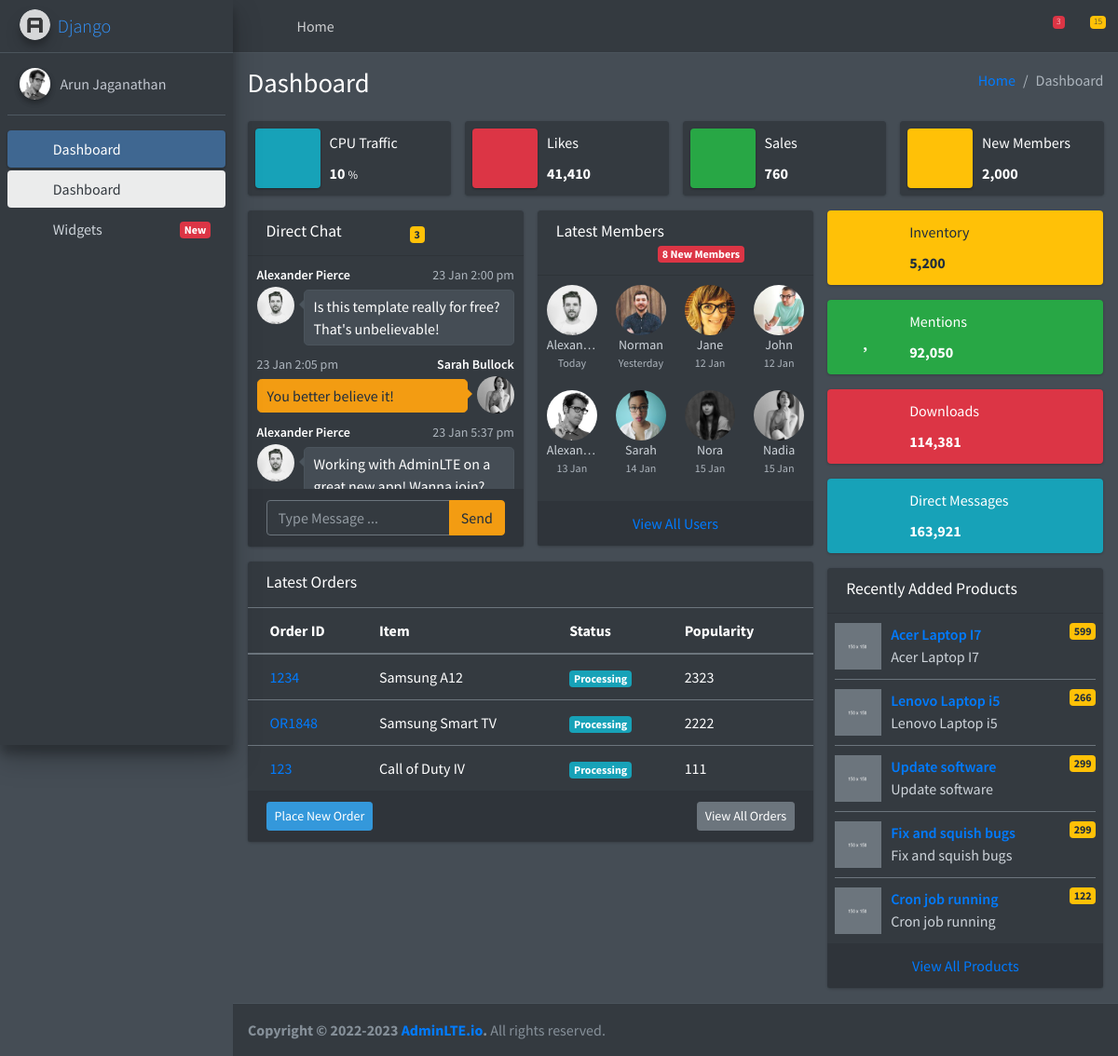
The page / on the database its author committed.
### meetups/models.py (models this page shows)
class Latestorder(models.Model):
    title = models.CharField(max_length=200)
    slug = models.SlugField(unique=True,null=True)
    orderId=models.CharField(max_length=200)
    description=models.TextField()
    popularity = models.IntegerField(blank=True,null=True)
    STATUS_OBJ = (
        ('1', 'Shipped'),
        ('2', 'Pending'),
        ('3', 'Delivered'),
        ('4', 'Processing'),
    )
    status = models.CharField(max_length=2, choices=STATUS_OBJ,blank=True,null=True)

class Recentlyaddedproducts(models.Model):
    title = models.CharField(max_length=200)
    slug = models.SlugField(unique=True,null=True)
    description=models.TextField()
    rate = models.IntegerField(blank=True,null=True)
    STATUS_OBJ = (
        ('1', 'Active'),
        ('2', 'In Active'),
        ('3', 'Draft'),
    )
    status = models.CharField(max_length=2, choices=STATUS_OBJ,blank=True,null=True)

### meetups/views.py (the view)
# urls.py: path('',views.index),  #domain/meetups
def index(request):
    latest_orders = Latestorder.objects.all().order_by('-id')[:5]
    recent_products = Recentlyaddedproducts.objects.all().order_by('-id')[:5]
    return render(request,'meetups/index.html',{
        'latest_orders':latest_orders,
        'recent_products':recent_products,
    })

### meetups/templates/meetups/index.html (shortened to what this page needs)
{% extends 'meetups/base/base.html' %}
{% load static %}
{% block body_content %}
<div class="content-wrapper">
<div class="content-header">
    <div class="container-fluid">
    <div class="row mb-2">
        <div class="col-sm-6">
        <h1 class="m-0">Dashboard</h1>
        </div>
        <div class="col-sm-6">
        <ol class="breadcrumb float-sm-right">
            <li class="breadcrumb-item"><a href="/meetups/">Home</a></li>
            <li class="breadcrumb-item active">Dashboard</li>
        </ol>
        </div>
    </div>
    </div>
</div>
<section class="content">
    <div class="container-fluid">
    <div class="row">
        <div class="col-12 col-sm-6 col-md-3">
        <div class="info-box">
            <span class="info-box-icon bg-info elevation-1"><i class="fas fa-cog"></i></span>
            <div class="info-box-content">
            <span class="info-box-text">CPU Traffic</span>
            <span class="info-box-number">
                10
                <small>%</small>
            </span>
            </div>
        </div>
        </div>
        <div class="col-12 col-sm-6 col-md-3">
        <div class="info-box mb-3">
            <span class="info-box-icon bg-danger elevation-1"><i class="fas fa-thumbs-up"></i></span>
            <div class="info-box-content">
            <span class="info-box-text">Likes</span>
            <span class="info-box-number">41,410</span>
            </div>
        </div>
        </div>
        <div class="col-12 col-sm-6 col-md-3">
        <div class="info-box mb-3">
            <span class="info-box-icon bg-success elevation-1"><i class="fas fa-shopping-cart"></i></span>
            <div class="info-box-content">
            <span class="info-box-text">Sales</span>
            <span class="info-box-number">760</span>
            </div>
        </div>
        </div>
        <div class="col-12 col-sm-6 col-md-3">
        <div class="info-box mb-3">
            <span class="info-box-icon bg-warning elevation-1"><i class="fas fa-users"></i></span>
            <div class="info-box-content">
            <span class="info-box-text">New Members</span>
            <span class="info-box-number">2,000</span>
            </div>
        </div>
        </div>
    </div>
    <div class="row">
        <div class="col-md-8">
        <div class="row">
            <div class="col-md-6">
            <div class="card direct-chat direct-chat-warning">
                <div class="card-header">
                <h3 class="card-title">Direct Chat</h3>
                <div class="card-tools">
                    <span title="3 New Messages" class="badge badge-warning">3</span>
                    <button type="button" class="btn btn-tool" data-card-widget="collapse">
                    <i class="fas fa-minus"></i>
                    </button>
                    <button type="button" class="btn btn-tool" title="Contacts" data-widget="chat-pane-toggle">
                    <i class="fas fa-comments"></i>
                    </button>
                    <button type="button" class="btn btn-tool" data-card-widget="remove">
                    <i class="fas fa-times"></i>
                    </button>
                </div>
                </div>
                <div class="card-body">
                <div class="direct-chat-messages">
                    <div class="direct-chat-msg">
                    <div class="direct-chat-infos clearfix">
                        <span class="direct-chat-name float-left">Alexander Pierce</span>
                        <span class="direct-chat-timestamp float-right">23 Jan 2:00 pm</span>
                    </div>
                    <img class="direct-chat-img" src="{%static 'meetups/dist/img/user1-128x128.jpg'%}" alt="message user image">
                    <div class="direct-chat-text">
                        Is this template really for free? That's unbelievable!
                    </div>
                    </div>
                    <div class="direct-chat-msg right">
                    <div class="direct-chat-infos clearfix">
                        <span class="direct-chat-name float-right">Sarah Bullock</span>
                        <span class="direct-chat-timestamp float-left">23 Jan 2:05 pm</span>
                    </div>
                    <img class="direct-chat-img" src="{%static 'meetups/dist/img/user3-128x128.jpg'%}" alt="message user image">
                    <div class="direct-chat-text">
                        You better believe it!
                    </div>
                    </div>
                    <div class="direct-chat-msg">
                    <div class="direct-chat-infos clearfix">
                        <span class="direct-chat-name float-left">Alexander Pierce</span>
                        <span class="direct-chat-timestamp float-right">23 Jan 5:37 pm</span>
                    </div>
                    <img class="direct-chat-img" src="{%static 'meetups/dist/img/user1-128x128.jpg'%}" alt="message user image">
                    <div class="direct-chat-text">
                        Working with AdminLTE on a great new app! Wanna join?
                    </div>
                    </div>
                </div>
                </div>
                <div class="card-footer">
                <form action="#" method="post">
                    <div class="input-group">
                    <input type="text" name="message" placeholder="Type Message ..." class="form-control">
                    <span class="input-group-append">
                        <button type="button" class="btn btn-warning">Send</button>
                    </span>
                    </div>
                </form>
                </div>
            </div>
            </div>
            <div class="col-md-6">
            <div class="card">
                <div class="card-header">
                <h3 class="card-title">Latest Members</h3>
                <div class="card-tools">
                    <span class="badge badge-danger">8 New Members</span>
                    <button type="button" class="btn btn-tool" data-card-widget="collapse">
                    <i class="fas fa-minus"></i>
                    </button>
                    <button type="button" class="btn btn-tool" data-card-widget="remove">
                    <i class="fas fa-times"></i>
                    </button>
                </div>
                </div>
                <div class="card-body p-0">
                <ul class="users-list clearfix">
                    <li>
                    <img src="{%static 'meetups/dist/img/user1-128x128.jpg'%}" alt="User Image">
                    <a class="users-list-name" href="#">Alexander Pierce</a>
                    <span class="users-list-date">Today</span>
                    </li>
                    <li>
                    <img src="{%static 'meetups/dist/img/user8-128x128.jpg'%}" alt="User Image">
                    <a class="users-list-name" href="#">Norman</a>
                    <span class="users-list-date">Yesterday</span>
                    </li>
                    <li>
                    <img src="{%static 'meetups/dist/img/user7-128x128.jpg'%}" alt="User Image">
                    <a class="users-list-name" href="#">Jane</a>
                    <span class="users-list-date">12 Jan</span>
                    </li>
                    <li>
                    <img src="{%static 'meetups/dist/img/user6-128x128.jpg'%}" alt="User Image">
                    <a class="users-list-name" href="#">John</a>
                    <span class="users-list-date">12 Jan</span>
                    </li>
                    <li>
                    <img src="{%static 'meetups/dist/img/user2-160x160.jpg'%}" alt="User Image">
                    <a class="users-list-name" href="#">Alexander</a>
                    <span class="users-list-date">13 Jan</span>
                    </li>
                    <li>
                    <img src="{%static 'meetups/dist/img/user5-128x128.jpg'%}" alt="User Image">
                    <a class="users-list-name" href="#">Sarah</a>
                    <span class="users-list-date">14 Jan</span>
                    </li>
                    <li>
                    <img src="{%static 'meetups/dist/img/user4-128x128.jpg'%}" alt="User Image">
                    <a class="users-list-name" href="#">Nora</a>
                    <span class="users-list-date">15 Jan</span>
                    </li>
                    <li>
                    <img src="{%static 'meetups/dist/img/user3-128x128.jpg'%}" alt="User Image">
                    <a class="users-list-name" href="#">Nadia</a>
                    <span class="users-list-date">15 Jan</span>
                    </li>
                </ul>
                </div>
                <div class="card-footer text-center">
                <a href="javascript:">View All Users</a>
                </div>
            </div>
            </div>
        </div>
        <div class="card">
            <div class="card-header border-transparent">
            <h3 class="card-title">Latest Orders</h3>
            <div class="card-tools">
                <button type="button" class="btn btn-tool" data-card-widget="collapse">
                <i class="fas fa-minus"></i>
                </button>
                <button type="button" class="btn btn-tool" data-card-widget="remove">
                <i class="fas fa-times"></i>
                </button>
            </div>
            </div>
            <div class="card-body p-0">
            <div class="table-responsive">
                <table class="table m-0">
                <thead>
                <tr>
                    <th>Order ID</th>
                    <th>Item</th>
                    <th>Status</th>
                    <th>Popularity</th>
                </tr>
                </thead>
                <tbody>
                    {% for latest_order in latest_orders %}
                <tr>
                    <td><a href="pages/examples/invoice.html">{{latest_order.orderId}}</a></td>
                    <td>{{latest_order.title}}</td>
                    <td>
                        {%if latest_order.status == 1 %}
                        <span class="badge badge-success">Shipped</span>
                        {%elif latest_order.status == 2 %}
                        <span class="badge badge-warning">Pending</span>
                        {%elif latest_order.status == 3 %}
                        <span class="badge badge-danger">Delivered</span>
                        {%else%}
                        <span class="badge badge-info">Processing</span>
                        {%endif%}
                    </td>
                    <td>
                    <div class="sparkbar" data-color="#00a65a" data-height="20">{{latest_order.popularity}}</div>
                    </td>
                </tr>
                {%endfor%}
                </tbody>
                </table>
            </div>
            </div>
            <div class="card-footer clearfix">
            <a href="javascript:void(0)" class="btn btn-sm btn-info float-left">Place New Order</a>
            <a href="/meetups/latest-Orders" class="btn btn-sm btn-secondary float-right">View All Orders</a>
            </div>
        </div>
        </div>
        <div class="col-md-4">
        <div class="info-box mb-3 bg-warning">
            <span class="info-box-icon"><i class="fas fa-tag"></i></span>
            <div class="info-box-content">
            <span class="info-box-text">Inventory</span>
            <span class="info-box-number">5,200</span>
            </div>
        </div>
        <div class="info-box mb-3 bg-success">
            <span class="info-box-icon"><i class="far fa-heart"></i></span>
            <div class="info-box-content">
            <span class="info-box-text">Mentions</span>
            <span class="info-box-number">92,050</span>
            </div>
        </div>
        <div class="info-box mb-3 bg-danger">
            <span class="info-box-icon"><i class="fas fa-cloud-download-alt"></i></span>
            <div class="info-box-content">
            <span class="info-box-text">Downloads</span>
            <span class="info-box-number">114,381</span>
            </div>
        </div>
        <div class="info-box mb-3 bg-info">
            <span class="info-box-icon"><i class="far fa-comment"></i></span>
            <div class="info-box-content">
            <span class="info-box-text">Direct Messages</span>
            <span class="info-box-number">163,921</span>
            </div>
        </div>
        <div class="card">
            <div class="card-header">
            <h3 class="card-title">Recently Added Products</h3>
            <div class="card-tools">
                <button type="button" class="btn btn-tool" data-card-widget="collapse">
                <i class="fas fa-minus"></i>
                </button>
                <button type="button" class="btn btn-tool" data-card-widget="remove">
                <i class="fas fa-times"></i>
                </button>
            </div>
            </div>
            <div class="card-body p-0">
            <ul class="products-list product-list-in-card pl-2 pr-2">
                {% for recent_product in recent_products %}
                <li class="item">
                    <div class="product-img">
                        <img src="{%static 'meetups/dist/img/default-150x150.png'%}" alt="Product Image" class="img-size-50">
                    </div>
                    <div class="product-info">
                        <a href="javascript:void(0)" class="product-title">{{recent_product.title}}
                        <span class="badge badge-warning float-right">{{recent_product.rate}}</span></a>
                        <span class="product-description">
                            {{recent_product.description}}
                        </span>
                    </div>
                </li>
                {%endfor%}
            </ul>
            </div>
            <div class="card-footer text-center">
            <a href="/meetups/recently-added-products" class="uppercase">View All Products</a>
            </div>
        </div>
        </div>
    </div>
    </div>
</section>
</div>
{%endblock%}

### rows shown on the page
Latestorder: orderId "1234", title "Samsung A12", status "Processing", popularity "2323"
Latestorder: orderId "OR1848", title "Samsung Smart TV", status "Processing", popularity "2222"
Latestorder: orderId "123", title "Call of Duty IV", status "Processing", popularity "111"
Recentlyaddedproducts: title "Acer Laptop I7", rate "599", description "Acer Laptop I7"
Recentlyaddedproducts: title "Lenovo Laptop i5", rate "266", description "Lenovo Laptop i5"
Recentlyaddedproducts: title "Update software", rate "299", description "Update software"
Recentlyaddedproducts: title "Fix and squish bugs", rate "299", description "Fix and squish bugs"
Recentlyaddedproducts: title "Cron job running", rate "122", description "Cron job running"
